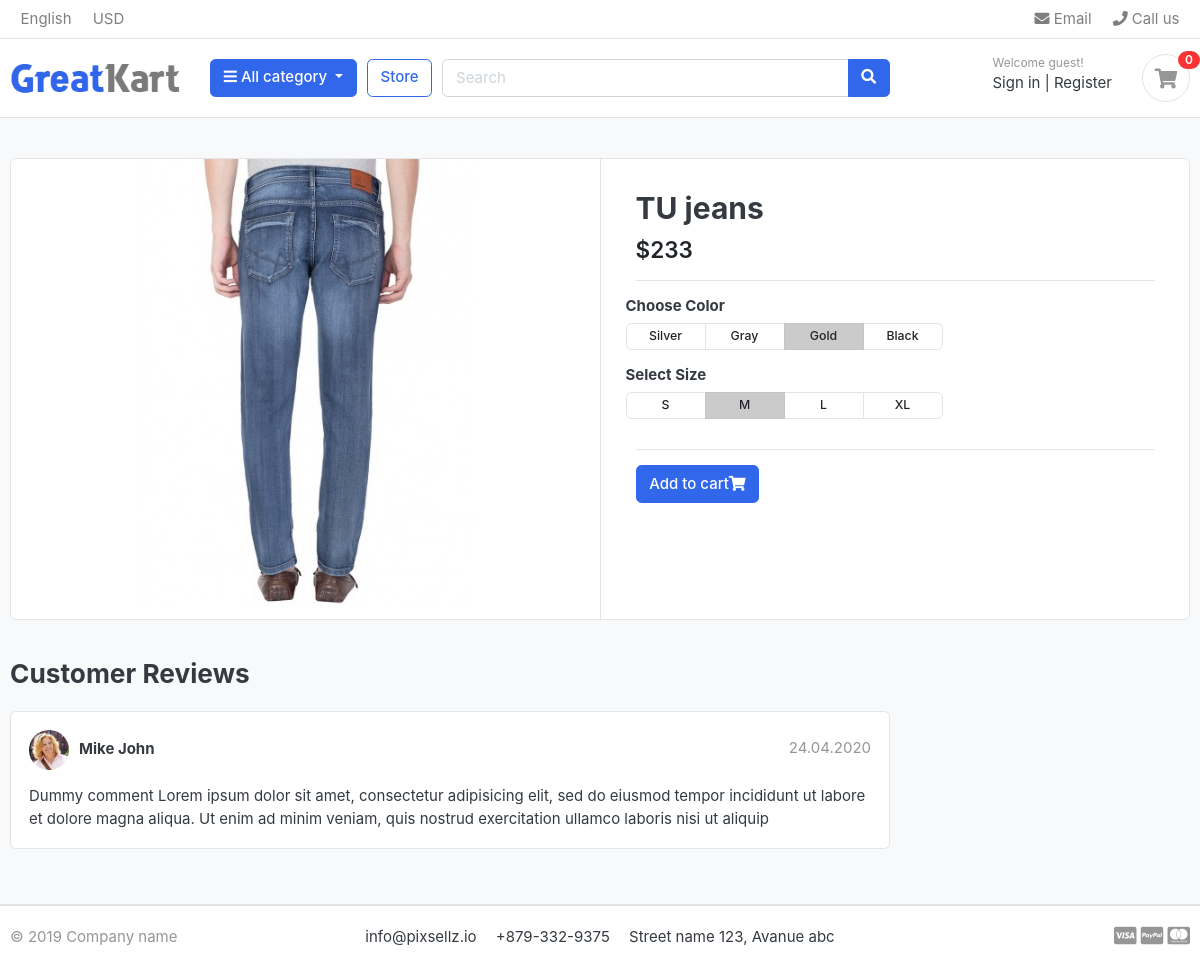
The app's page /store/jeans/tu-jeans/ with its own data.
### store/models.py (models this page shows, shortened)
class Product(models.Model):
    product_name = models.CharField(max_length=200, unique=True, null=True)
    slug = models.SlugField(max_length=100, unique=True, null=True)
    description = models.TextField(max_length=500, blank=True, null=True)
    price = models.IntegerField(null=True)
    images = models.ImageField(upload_to='photos/products', null=True)
    stock = models.IntegerField(null=True)
    is_available = models.BooleanField(default=True)
    category = models.ForeignKey(Category, on_delete=models.CASCADE, null=True)
    created_date = models.DateTimeField(auto_now_add=True, null=True)
    modified_date = models.DateTimeField(auto_now=True, null=True)
    class Meta:
        verbose_name = 'Product'
        verbose_name_plural = "Products"

### store/views.py (the view)
def product_detail(request, category_slug, product_slug):
    try:
        single_product = get_object_or_404(Product,
                                           category__slug=category_slug, slug=product_slug)
    except Exception as e:
        raise e
    context = {
        "single_product": single_product,
    }
    return render(request, 'store/product-detail.html', context)

### store/context_processors.py (called while the page is built)
def category(request):
    links = Category.objects.all()
    return dict(category_links=links)

### store/templates/store/product-detail.html (shortened to what this page needs)
{% extends 'store/base.html' %}
{% load static %}
{% block content %}
<section class="section-content padding-y bg">
<div class="container">
<div class="card">
	<div class="row no-gutters">
		<aside class="col-md-6">
<article class="gallery-wrap">
	<div class="img-big-wrap">
	   <a href="#"><img src="{{single_product.images.url}}"></a>
	</div>
</article>
		</aside>
		<main class="col-md-6 border-left">
<article class="content-body">
<h2 class="title">{{single_product.product_name}}</h2>
<div class="mb-3">
	<var class="price h4">${{single_product.price}}</var>
</div>
<hr>
	<div class="row">
		<div class="item-option-select">
			<h6>Choose Color</h6>
			<div class="btn-group btn-group-sm btn-group-toggle" data-toggle="buttons">
			  <label class="btn btn-light">
			    <input type="radio" name="radio_color"> Silver
			  </label>
			  <label class="btn btn-light">
			    <input type="radio" name="radio_color" > Gray
			  </label>
			  <label class="btn btn-light active">
			    <input type="radio" name="radio_color checked"> Gold
			  </label>
			  <label class="btn btn-light">
			    <input type="radio" name="radio_color"> Black
			  </label>
			</div>
		</div>
	</div>
	<div class="row">
		<div class="item-option-select">
			<h6>Select Size</h6>
			<div class="btn-group btn-group-sm btn-group-toggle" data-toggle="buttons">
			  <label class="btn btn-light">
			    <input type="radio" name="radio_color"> S
			  </label>
			  <label class="btn btn-light active">
			    <input type="radio" name="radio_color" checked> M
			  </label>
			  <label class="btn btn-light">
			    <input type="radio" name="radio_color"> L
			  </label>
			  <label class="btn btn-light">
			    <input type="radio" name="radio_color"> XL
			  </label>
			</div>
		</div>
	</div>
	<hr>
	{% if single_product.stock  == 0 %}
		<h5 class ="btn btn-danger"> Out of Stock </h5>
	{% else %}
		<a href= "#" class = "btn btn-primary add-btn update-cart"  id = "id"  data-action ="add" data-product={{single_product.id}}> Add to cart<i class="fas fa-shopping-cart"></i></a>
	{% endif %}
</article>
		</main>
	</div>
</div>
<br>
<div class="row">
			<div class="col-md-9">
	<header class="section-heading">
		<h3>Customer Reviews </h3>
	</header>
	<article class="box mb-3">
		<div class="icontext w-100">
			<img src="{% static 'store/./images/avatars/avatar1.jpg' %}" class="img-xs icon rounded-circle">
			<div class="text">
				<span class="date text-muted float-md-right">24.04.2020 </span>
				<h6 class="mb-1">Mike John </h6>
			</div>
		</div>
		<div class="mt-3">
			<p>
				Dummy comment Lorem ipsum dolor sit amet, consectetur adipisicing elit, sed do eiusmod
				tempor incididunt ut labore et dolore magna aliqua. Ut enim ad minim veniam,
				quis nostrud exercitation ullamco laboris nisi ut aliquip
			</p>
		</div>
	</article>
	</div>
</div>
</div>
</section>
</body>
</html>
{% endblock%}

### store/static/store/css/ui.css (style rules this page uses)
html { font-family: "Inter", sans-serif; font-size: 15px; }
.content-body { flex: 1 1 auto; padding: 2rem 2.3rem; }
.img-xs, .img-sm, .img-md, .img-lg { -o-object-fit: cover; object-fit: cover; flex-shrink: 0; flex-grow: 0; }
.img-xs { width: 40px; height: 40px; }
.padding-y { padding-top: 40px; padding-bottom: 40px; }
var { font-style: normal; }
article:after, .form-group:after { display: block; clear: both; content: ""; }
.bg { background-color: #f8f9fa; }
.section-heading { margin-bottom: 20px; margin-top: 15px; }
p:last-child { margin-bottom: 0; }
.btn-light { background-color: #fff; border-color: #e4e4e4; }
.icontext { display: inline-flex; align-items: center; vertical-align: middle; }
.icontext .text { width: 100%; line-height: 1.2; }
.icontext .icon { position: relative; margin-right: 10px; flex-shrink: 0; flex-grow: 0; }
.price { font-weight: 600; color: #212529; }
.box { padding: 18px; background: #fff; border-radius: 0.37rem; border: 1px solid #e4e4e4; }
.box img { max-width: 100%; }
.gallery-wrap .img-big-wrap { margin-bottom: 10px; border-radius: 0.37rem; overflow: hidden; background-color: #fff; }
.gallery-wrap .img-big-wrap a { text-align: center; display: block; }
.gallery-wrap .img-big-wrap img { height: 450px; width: auto; display: inline-block; }
.item-option-select { margin-bottom: 1rem; display: inline-block; margin-right: 15px; }
.item-option-select .btn { min-width: 80px; }

### records on screen
Product: images (picture), product_name "TU jeans", price "233"
